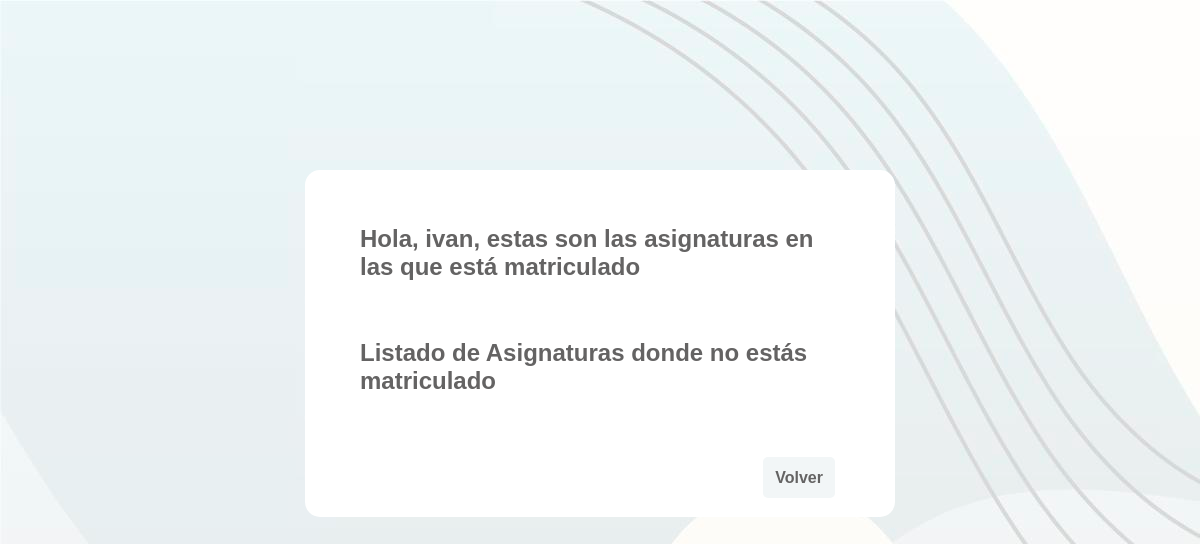
Before: /web/asignaturas.php (signed in) with the older database file.
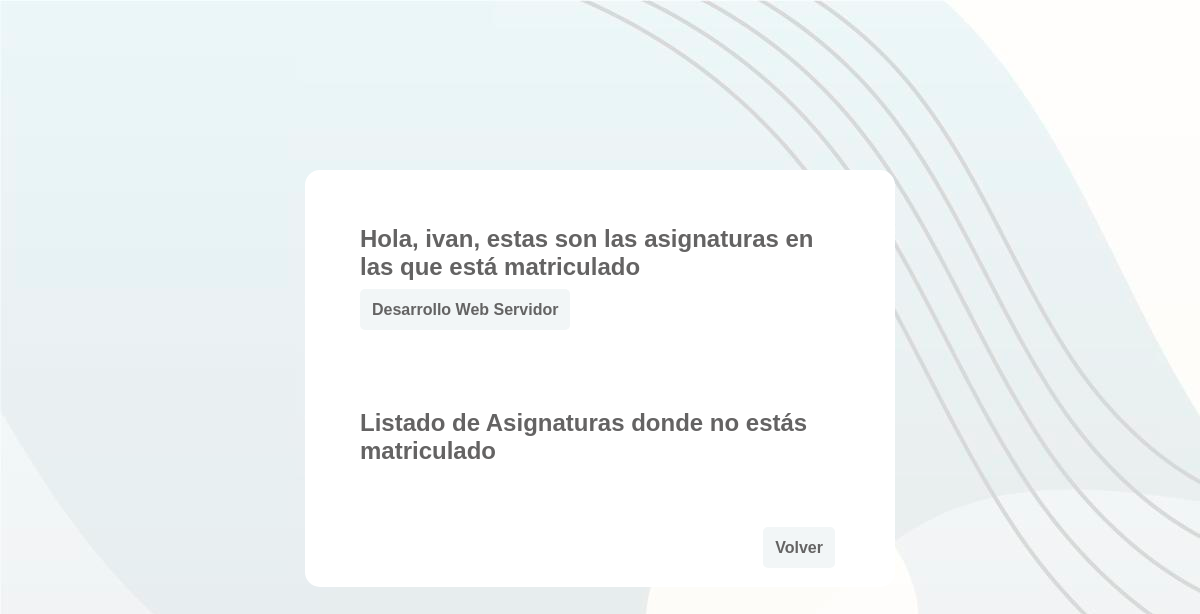
After: the same page with the newer database file.
### tables this page shows
CREATE TABLE `matricula` (
  `id_alumno` varchar(7) NOT NULL,
  `id_asig` int(10) NOT NULL,
  `curso` year(4) NOT NULL
);

CREATE TABLE `asignaturas` (
  `id` int(10) NOT NULL,
  `nombre` varchar(255) NOT NULL,
  `usuario` varchar(7) NOT NULL
);

### procesos/dbcon.php (the view, shortened to what this page needs)
<?php
function conexionBD() {
    $host="127.0.0.1";
    $usuario="root";
    $pass="";
    $nom_db = "aulavirtual";
    $conexion = mysqli_connect($host, $usuario, $pass);
    mysqli_select_db($conexion, $nom_db);
    if(!$conexion){
        echo "<script>console.log('Fallo en la conexión');</script>";;
    }
    else {
        return $conexion;
    }
}
function listadoAsignaturas() {
    echo "<h2> Listado de Asignaturas donde no estás matriculado </h2>";
    $lineaDeBotones = '<p>';
    $lineaDeBotones .= '</p><br>';
    echo $lineaDeBotones;
}
function listadoAsignaturasA() {
    $conexion = conexionBD();
    $alumno = $_SESSION['usuario'];
    $sql = "SELECT matricula.id_asig, asignaturas.nombre
            FROM matricula
            LEFT JOIN asignaturas ON matricula.id_asig = asignaturas.id
            WHERE matricula.id_alumno = '$alumno';";
    $result = mysqli_query($conexion, $sql);
    $lineaDeBotones = '<p>';
    while ($row = mysqli_fetch_assoc($result)) {
        $url = 'asignaturas.php?matricula=' . $row['id_asig'];
        $lineaDeBotones .= '<a href="' . $url . '">' . $row['nombre'] . '</a><br><br><br>';
    }
    $lineaDeBotones .= '</p><br>';
    echo $lineaDeBotones;
}
?>

Changed rows visible on the page:
added matricula: id_asig.nombre "Desarrollo Web Servidor"
